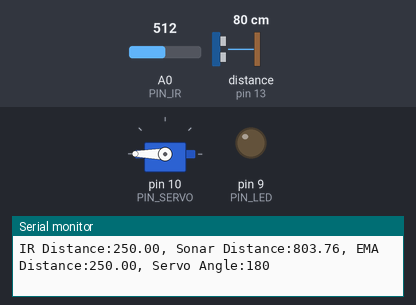
Bench run of a sketch on a simulated Arduino Uno, built with avr-gcc and run on an emulated ATmega328P. On the bench: servo, output pins drawn as LEDs (lit = HIGH), the last lines printed to the serial monitor. Wiring (inferred from the names in the program): ultrasonic range finder: trigger pin 12; echo pin 13. The test bench sets the inputs (shaded band); at power-on: A0 (PIN_IR) = 512, distance to the obstacle (sensor on pin 13) 80 cm. The echo pulse lasts 58.3 µs per cm; pins used as bus, display or sensor lines are not drawn.

Above: at 1.2 s.
1.3 s: A0 (PIN_IR) set to 359
2.8 s: A0 (PIN_IR) set to 340
At 3.6 s:
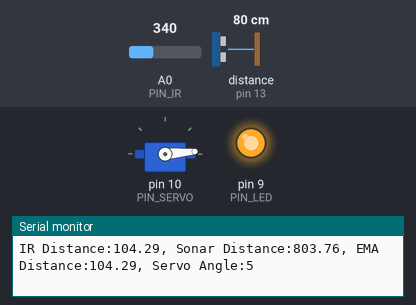
4.4 s: A0 (PIN_IR) set to 306
At 5.7 s:
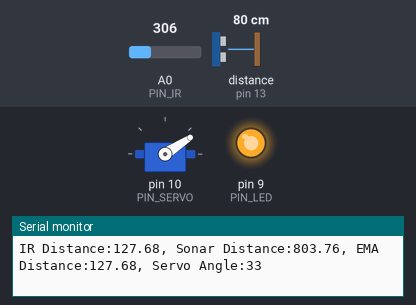
6.0 s: A0 (PIN_IR) set to 240
At 6.7 s:
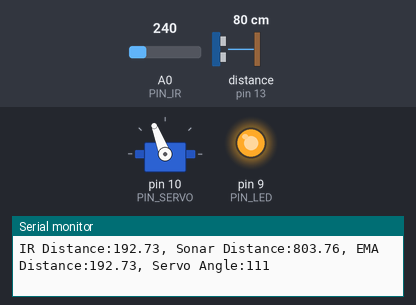
7.6 s: A0 (PIN_IR) set to 122
At 8.1 s:
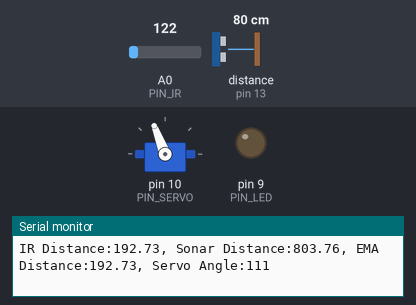
Timing chart, 0 to 10.1 s (numbered marks = the images above; inputs shaded):
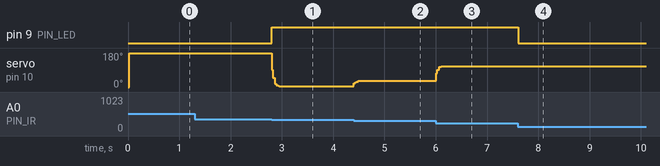

Measured:
- the behaviour switches between 348 and 347 on A0 (PIN_IR) (found by bisection; images 0 and 1)
- after the input at 2.8 s, pin 9 (PIN_LED): LOW → HIGH at once; servo on pin 10 (PIN_SERVO): 180° → 5° at once
- after the input at 4.4 s, servo on pin 10 (PIN_SERVO): 5° → 32° at once, → 33° 0.14 s later
- after the input at 6.0 s, servo on pin 10 (PIN_SERVO): 33° → 111° at once
- after the input at 7.6 s, pin 9 (PIN_LED): HIGH → LOW at once

The sketch:

17_example_3.ino
```cpp
#include <Servo.h>

#define PIN_TRIG 12           // 초음파 센서 트리거 핀
#define PIN_ECHO 13           // 초음파 센서 에코 핀
#define PIN_SERVO 10          // 서보 핀
#define PIN_LED 9             // LED 핀
#define PIN_IR A0             // IR 센서 핀

#define SND_VEL 346.0         // 소리 속도 (m/s)
#define INTERVAL 20           // 루프 주기 (20ms 이상)
#define PULSE_DURATION 10     // 초음파 펄스 지속 시간 (usec)
#define TIMEOUT 30000         // 초음파 타임아웃 (usec)
#define SCALE (0.001 * 0.5 * SND_VEL)  // 거리 변환 계수

#define DIST_MIN 100.0        // 최소 거리 10cm
#define DIST_MAX 250.0        // 최대 거리 25cm
#define EMA_ALPHA 0.5         // EMA 필터 알파 값

Servo myservo;
float dist_ema = DIST_MAX;
unsigned long last_sampling_time = 0;

void setup() {
    pinMode(PIN_TRIG, OUTPUT);
    pinMode(PIN_ECHO, INPUT);
    pinMode(PIN_LED, OUTPUT);
    digitalWrite(PIN_TRIG, LOW);

    myservo.attach(PIN_SERVO);
    myservo.write(0);  // 서보 초기 위치 설정

    Serial.begin(1000000); // 시리얼 통신 속도 최대로 설정
}

void loop() {
    if (millis() - last_sampling_time < INTERVAL) return;
    last_sampling_time = millis();

    // IR 센서에서 거리 측정
    int a_value = analogRead(PIN_IR);
    float dist_raw_ir = (6762.0 / (a_value - 9) - 4.0) * 10.0 - 60.0;

    // 초음파 센서에서 거리 측정
    float dist_raw_sonar = measureSonarDistance();

    // 범위 필터 적용 (10cm ~ 25cm 범위)
    if (dist_raw_ir < DIST_MIN || dist_raw_ir > DIST_MAX) {
        dist_raw_ir = dist_ema;
        digitalWrite(PIN_LED, LOW); // 범위 밖이면 LED OFF
    } else {
        dist_ema = EMA_ALPHA * dist_raw_ir + (1 - EMA_ALPHA) * dist_ema;
        digitalWrite(PIN_LED, HIGH); // 범위 안에 있으면 LED ON
    }

    // 서보 각도 계산 (map() 함수 사용하지 않음)
    int servo_angle = (dist_ema - DIST_MIN) * (180.0 / (DIST_MAX - DIST_MIN));
    servo_angle = constrain(servo_angle, 0, 180);
    myservo.write(servo_angle);

    // 시리얼 플로터를 위한 출력
    Serial.print("IR Distance:"); Serial.print(dist_raw_ir);
    Serial.print(", Sonar Distance:"); Serial.print(dist_raw_sonar);
    Serial.print(", EMA Distance:"); Serial.print(dist_ema);
    Serial.print(", Servo Angle:"); Serial.println(servo_angle);
}

// 초음파 거리 측정 함수
float measureSonarDistance() {
    digitalWrite(PIN_TRIG, HIGH);
    delayMicroseconds(PULSE_DURATION);
    digitalWrite(PIN_TRIG, LOW);
    float duration = pulseIn(PIN_ECHO, HIGH, TIMEOUT);
    return duration * SCALE; // 단위: mm
}
```
